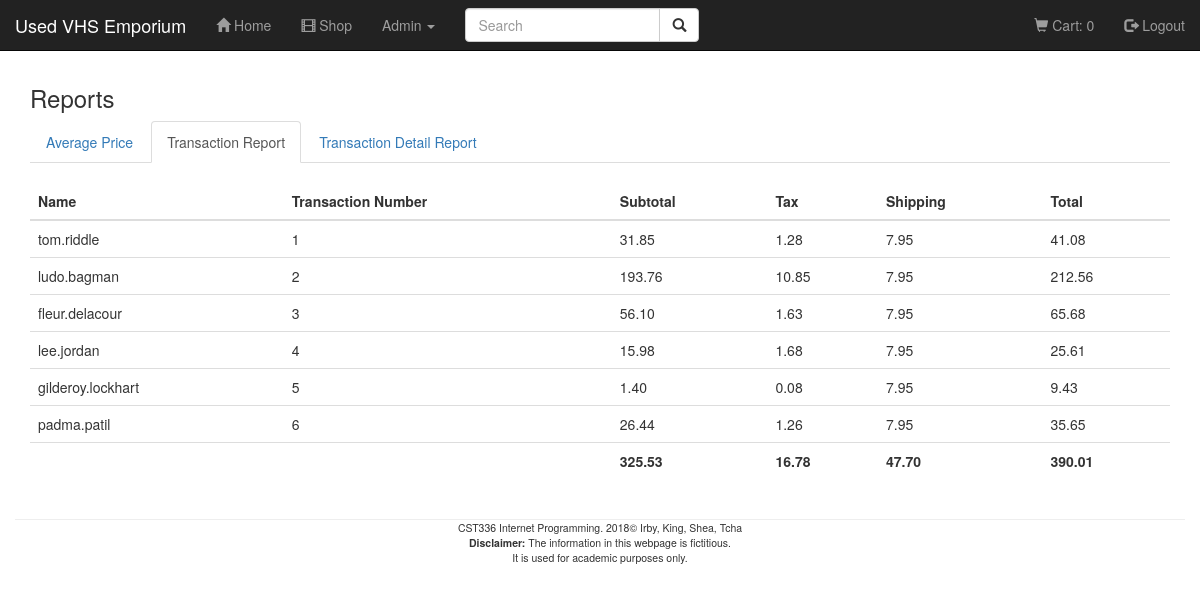
Page /final-project/report2.php (signed in) on the committed database.
### tables this page shows
CREATE TABLE TRANSACTION
(
 tranId INT NOT NULL,
 subtotal FLOAT,
 tax FLOAT,
 shipping FLOAT,
 userId TINYINT NOT NULL,
 PRIMARY KEY(tranId),
 CONSTRAINT FK_transaction_user FOREIGN KEY (userId) REFERENCES users (userId)
);

CREATE TABLE users
(
 userId   TINYINT NOT NULL AUTO_INCREMENT ,
 userName VARCHAR(30) NOT NULL ,
 PASSWORD CHAR(40) NOT NULL ,
 stateCode VARCHAR(2) NOT NULL ,
PRIMARY KEY (userId),
UNIQUE(userName),
CONSTRAINT FK_users_state FOREIGN KEY (stateCode) REFERENCES states (stateCode)
);

### final-project/inc/functions.php (called while the page is built, shortened)
<?php
    function cartCount(){
        $count=0;
        return $count;
    }
?>

### final-project/report2.php (the view, shortened to what this page needs)
<?php
    include 'inc/header.php';
    $conn=getDatabaseConnection();
    $sql = "SELECT userName, tranId, FORMAT(subtotal, 2) AS Subtotal, tax, shipping, FORMAT((subtotal + tax + shipping), 2) AS total FROM TRANSACTION t
              JOIN users u ON
	            t.userId = u.userId";
    $stmt = $conn->prepare($sql);
    $stmt->execute();
    $records = $stmt->fetchAll(PDO::FETCH_ASSOC);
   $sql = "SELECT FORMAT(SUM(subtotal), 2) AS sumTotal, FORMAT(SUM(tax), 2) AS sumTax, FORMAT(SUM(shipping), 2) AS sumShipping, FORMAT(SUM(subtotal + tax + shipping), 2) AS sumSum FROM TRANSACTION t
             JOIN users u ON
	           t.userId = u.userId";
    $stmt = $conn->prepare($sql);
    $stmt->execute();
    $agg = $stmt->fetch(PDO::FETCH_ASSOC);
?>
<div class="container">
    <h3>Reports</h3>
    <ul class="nav nav-tabs">
        <li><a href="report1.php">Average Price</a></li>
        <li class="active"><a href="report2.php">Transaction Report</a></li>
        <li><a href="report3.php">Transaction Detail Report</a></li>
    </ul>
    <br />
    <table class='table table-hover'>
        <thead>
            <th>Name</th>
            <th>Transaction Number</th>
            <th>Subtotal</th>
            <th>Tax</th>
            <th>Shipping</th>
            <th>Total</th>
        </thead>
        <tbody>
            <?php
                foreach($records as $record){
                    echo "<tr>";
                    echo "<td>".$record['userName'] ."</td>";
                    echo "<td>".$record['tranId']."</td>";
                    echo "<td>".$record['Subtotal']."</td>";
                    echo "<td>".$record['tax']."</td>";
                    echo "<td>".$record['shipping']."</td>";
                    echo "<td>".$record['total']."</td>";
                    echo "</tr>";
                }
                echo "<tr>";
                echo "<td></td>";
                echo "<td></td>";
                echo "<td><strong>".$agg['sumTotal']."</strong></td>";
                echo "<td><strong>".$agg['sumTax']."</strong></td>";
                echo "<td><strong>".$agg['sumShipping']."</strong></td>";
                echo "<td><strong>".$agg['sumSum']."</strong></td>";
            ?>
        </tbody>
    </table>
</div>
<?php
    include 'inc/footer.php';
?>

### final-project/inc/header.php (shortened to what this page needs)
<?php
    include 'functions.php';
?>
<!DOCTYPE html>
<html lang='en'>
    <head>
        <link rel="stylesheet" href="https://maxcdn.bootstrapcdn.com/bootstrap/3.3.7/css/bootstrap.min.css">
    </head>
    <body>
        <nav id="navigation" class="navbar navbar-inverse navbar-fixed-top">
            <div class="container-fluid">
                <div class='navbar-header'>
                    <a class="navbar-brand" href="index.php"">Used VHS Emporium</a>
                </div>
                <div class="collapse navbar-collapse" id="headerNav">
                    <ul class="nav navbar-nav">
                        <li class="<?=($_SERVER['PHP_SELF']=='/cst336/final/index.php' || $_SERVER['PHP_SELF']=='/final/index.php'?'active':'')?>">
                                <a href="index.php" <?=($_SERVER['PHP_SELF']=='final/index.php'?'active':'')?>><i class="glyphicon glyphicon-home" aria-hidden='true'></i>&nbsp;Home</a>
                        </li>
                        <li class="<?=($_SERVER['PHP_SELF']=='/cst336/final/shop.php' || $_SERVER['PHP_SELF']=='/final/shop.php'?'active':'')?>">
                            <a href="shop.php"><i class="glyphicon glyphicon-film" aria-hidden='true'></i>&nbsp;Shop</a>
                        </li>
                        <?=$_SESSION['isAdmin']==true?'
                            <li class="dropdown">
                                <a class="dropdown-toggle" data-toggle="dropdown" href="#">Admin&nbsp;<span class="caret"></span></a>
                                <ul class="dropdown-menu">
                                    <li>
                                        <a href="reports.php">Reports</a>
                                    </li>
                                    <li>
                                        <a href="products.php">Products</a>
                                    </li>
                                </ul>
                            </li>
                        ':''?>
                        <li>
                            <form class="navbar-form" action="shop.php" method="POST">
                                <div class="input-group">
                                    <input type="text" class="form-control" placeholder="Search" name="searchVal">
                                    <div class="input-group-btn">
                                        <button class="btn btn-default" type="submit" id="searchBtn">
                                            <i class="glyphicon glyphicon-search" aria-hidden='true'></i>
                                        </button>
                                    </div>
                                </div>
                            </form>
                        </li>
                    </ul>
                    <ul class="nav navbar-nav navbar-right">
                        <?=$_SESSION['loggedIn']==true?'
                            <li>
                                <a href="#" id="cartBtn"><span class="glyphicon glyphicon-shopping-cart" aria-hidden="true"></span>&nbsp;Cart: <span id="cartCount">'.cartCount().'</span></a>
                                <li><a href="#" id="logoutBtn"><span class="glyphicon glyphicon-log-out" aria-hidden="true"></span>&nbsp;Logout</a></li>
                            </li>'
                        :'
                            <li>
                                <a href="#" id="signupBtn"><span class="glyphicon glyphicon-user" aria-hidden="true"></span>&nbsp;Sign Up</a>
                                <li><a href="#" id="loginBtn"><span class="glyphicon glyphicon-log-in" aria-hidden="true"></span>&nbsp;Login</a></li>
                            </li>
                        '?>
                    </ul>
                </div>
            </div>
        </nav>

### final-project/inc/footer.php
        <div class="container footer">
            <hr />
            CST336 Internet Programming. 2018&copy; Irby, King, Shea, Tcha <br/>
            <strong>Disclaimer:</strong> The information in this webpage is fictitious. <br />
            It is used for academic purposes only.
        </div>
    </body>
</html>

### final-project/css/styles.css (style rules this page uses)
body { padding-top: 65px; }
.footer { left: 0; bottom: 0; width: 100%; text-align: center; font-size: .75em; }
.footer hr { margin-bottom:0; }

### rows in the picture
transaction: userId.userName "tom.riddle", tranId "1", Subtotal "31.85", tax "1.28", shipping "7.95", total "41.08"
transaction: userId.userName "ludo.bagman", tranId "2", Subtotal "193.76", tax "10.85", shipping "7.95", total "212.56"
transaction: userId.userName "fleur.delacour", tranId "3", Subtotal "56.10", tax "1.63", shipping "7.95", total "65.68"
transaction: userId.userName "lee.jordan", tranId "4", Subtotal "15.98", tax "1.68", shipping "7.95", total "25.61"
transaction: userId.userName "gilderoy.lockhart", tranId "5", Subtotal "1.40", tax "0.08", shipping "7.95", total "9.43"
transaction: userId.userName "padma.patil", tranId "6", Subtotal "26.44", tax "1.26", shipping "7.95", total "35.65"

### other values in the picture
cartCount() "0"
$agg['sumTotal'] "325.53"
$agg['sumTax'] "16.78"
$agg['sumShipping'] "47.70"
$agg['sumSum'] "390.01"
